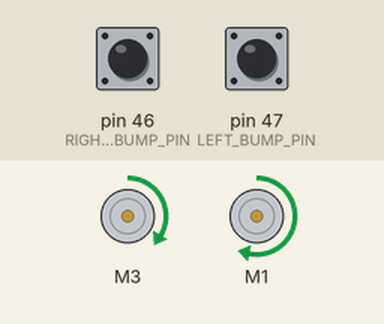
This sketch was run on a simulated Arduino Mega 2560, built with avr-gcc and run on an emulated ATmega2560. Parts: 2 × DC motor (green arrow = forward, orange = backward, longer = faster). The inputs (shaded band) are chosen by the test bench; at power-on: pin 46 (RIGHT_BUMP_PIN) HIGH, pin 47 (LEFT_BUMP_PIN) HIGH.

Above: at 4.2 s.
4.3 s: pin 46 (RIGHT_BUMP_PIN) pulled LOW for 0.15 s
At 5.4 s:
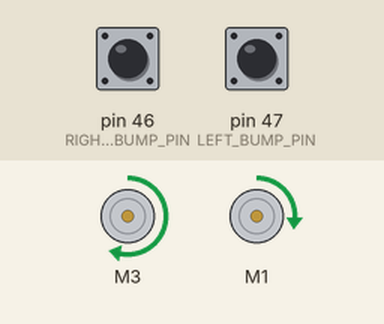
7.0 s: pin 47 (LEFT_BUMP_PIN) pulled LOW for 0.15 s
At 7.07 s:
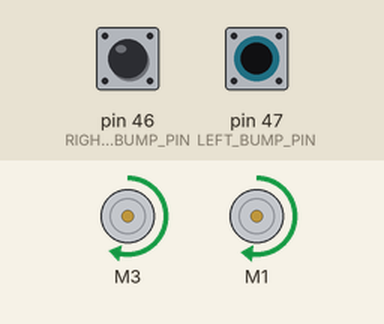
8.6 s: pin 47 (LEFT_BUMP_PIN) pulled LOW for 3.2 s
At 12.2 s:
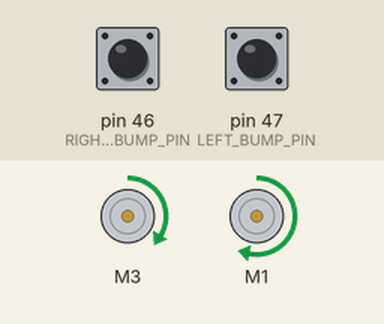
13.3 s: pin 46 (RIGHT_BUMP_PIN) pulled LOW for 3.2 s
At 13.7 s:
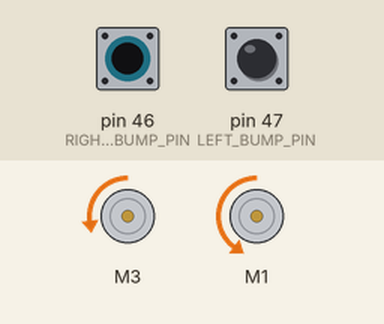
Timing chart, 0 to 18.6 s (numbered marks = the images above; inputs shaded):
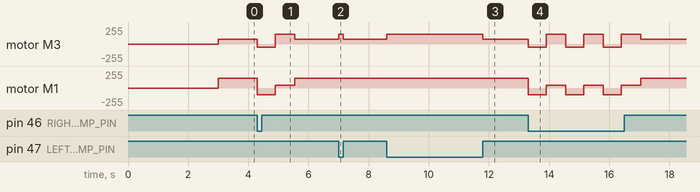

The sketch:

LeftWall.ino.ino
```cpp
/* LeftWall.ino

   Drive the TWO-WHEELED Bread Board Bot (BBbot, B^3)
   forward.  When a whisker bump sensor on either side hits something,
   back up and turn slightly away from that direction and resume
   forward path.

   Arduino: Arduino Mega 256 v3 Clone
   Motor Shield: Adafruit assembled Motor Shield for Arduino v2
   ---->  http://www.adafruit.com/products/1438

   Programmer: Dave Eslinger; June 12, 2015
   Major revisions:
         July 3, 2015 DLE (renamed, changed motorshield pointer passing)
*/
#include <Wire.h>
#include <Adafruit_MotorShield.h>
#include <math.h>
#include <breadboardbot.h>

// Create the motor shield object with the default I2C address
Adafruit_MotorShield AFMS = Adafruit_MotorShield();

// Define Pin Assignments
const byte LEFT_BUMP_PIN = 47;    // Define DIGITAL Pins for left
const byte RIGHT_BUMP_PIN = 46;   // and right bump sensors
// Define Constants
const byte FORWARD_SPEED = 150;   // Define normal speeds
const byte BACKWARD_SPEED = 100;  // and backup/turn speed
const int  TURN_DURATION = 600;   // Turn time in milliseconds

// Define 'ports' for motors.
const byte LEFT_MOTOR_PORT = 3;
const byte RIGHT_MOTOR_PORT = 1;
// Create pointers to motor control objects
Adafruit_DCMotor *motorLeft = AFMS.getMotor(LEFT_MOTOR_PORT);
Adafruit_DCMotor *motorRight = AFMS.getMotor(RIGHT_MOTOR_PORT);


void setup(void){
  AFMS.begin();  // create with the default frequency 1.6KHz
  // Turn off all motors to start, just a good habit
  motorLeft->run(RELEASE);
  motorRight->run(RELEASE);
  Serial.begin(9600);  //Begin serial communcation

  /*Set up Bump Pins with Arduino internal pullup resistors
    This will make them always high unless a bump switch is hit,
    which will make a connection to ground and they will read low. */
  pinMode(LEFT_BUMP_PIN,INPUT_PULLUP);
  pinMode(RIGHT_BUMP_PIN,INPUT_PULLUP);

  delay(3000);  // Two second delay to get the robot ready
}

void loop(){
  motorLeft->setSpeed(FORWARD_SPEED);
  motorRight->setSpeed(FORWARD_SPEED-5);
 while (digitalRead(LEFT_BUMP_PIN) != 1 &&
 digitalRead(RIGHT_BUMP_PIN) == 1) {
    motorLeft->run(FORWARD);
    motorRight->run(FORWARD);
 }
 motorLeft->run(RELEASE);
 motorRight->run(RELEASE);
 while (digitalRead(LEFT_BUMP_PIN) == 1 &&
 digitalRead(RIGHT_BUMP_PIN) == 1) {
  motorLeft->setSpeed(FORWARD_SPEED/2);
  motorRight->setSpeed(FORWARD_SPEED);
  motorLeft->run(FORWARD);
  motorRight->run(FORWARD);
 }

 if (digitalRead(LEFT_BUMP_PIN) != 1 &&
 digitalRead(RIGHT_BUMP_PIN) != 1) {
   motorLeft->setSpeed(BACKWARD_SPEED/2);
   motorRight->setSpeed(BACKWARD_SPEED);
   motorLeft->run(BACKWARD);
   motorRight->run(BACKWARD);
   delay(TURN_DURATION);
   motorLeft->setSpeed(FORWARD_SPEED);
   motorRight->setSpeed(FORWARD_SPEED/3.3);
   motorLeft->run(FORWARD);
   motorRight->run(FORWARD);
   delay(650);
 }

 if (digitalRead(LEFT_BUMP_PIN) == 1 &&
 digitalRead(RIGHT_BUMP_PIN) != 1) {
   motorLeft->setSpeed(BACKWARD_SPEED/2);
   motorRight->setSpeed(BACKWARD_SPEED);
   motorLeft->run(BACKWARD);
   motorRight->run(BACKWARD);
   delay(TURN_DURATION);
   motorLeft->setSpeed(FORWARD_SPEED);
   motorRight->setSpeed(FORWARD_SPEED/3.3);
   motorLeft->run(FORWARD);
   motorRight->run(FORWARD);
   delay(650);
 }
}

 /* // If you got here, one of the bump switches was closed

  // First check the LEFT sensor:
  if(digitalRead(LEFT_BUMP_PIN) != HIGH) { // the LEFT side switch was bumped
    motorLeft->setSpeed(BACKWARD_SPEED/2); // Slowly back up and turn to right
    motorRight->setSpeed(BACKWARD_SPEED);
    motorLeft->run(BACKWARD);
    motorRight->run(BACKWARD);
    delay(TURN_DURATION);                  // for specified duration
    motorLeft->run(RELEASE);               // Then stop power to the motors
    motorRight->run(RELEASE);              // and move to next section of code
  }

  // Then check the right sensor:
   if(digitalRead(RIGHT_BUMP_PIN) != HIGH) { // the RIGHT side switch was bumped
    motorLeft->setSpeed(BACKWARD_SPEED); // Slowly back up and turn to left
    motorRight->setSpeed(BACKWARD_SPEED/2);
    motorLeft->run(BACKWARD);
    motorRight->run(BACKWARD);
    delay(TURN_DURATION);                 // for specified duration
    motorLeft->run(RELEASE);               // Then stop power to the motors
    motorRight->run(RELEASE);              // and move to next section of code
  }

   //That is all!  Now go back to the beginning of the loop and
   //drive straight ahead until somehting is bumped.
}*/
```

Measured:
- after the input at 4.3 s, motor M3: forward 75/255 → backward 50/255 at once, → forward 150/255 0.60 s later, → forward 75/255 0.65 s later; motor M1: forward 150/255 → backward 100/255 at once, → forward 45/255 0.60 s later, → forward 150/255 0.65 s later
- after the input at 7.0 s, motor M3: forward 75/255 → forward 150/255 at once, → forward 75/255 0.15 s later; motor M1: forward 150/255 → forward 145/255 at once, → forward 150/255 0.15 s later
- after the input at 8.6 s, motor M3: forward 75/255 → forward 150/255 at once, → forward 75/255 3.2 s later; motor M1: forward 150/255 → forward 145/255 at once, → forward 150/255 3.2 s later
